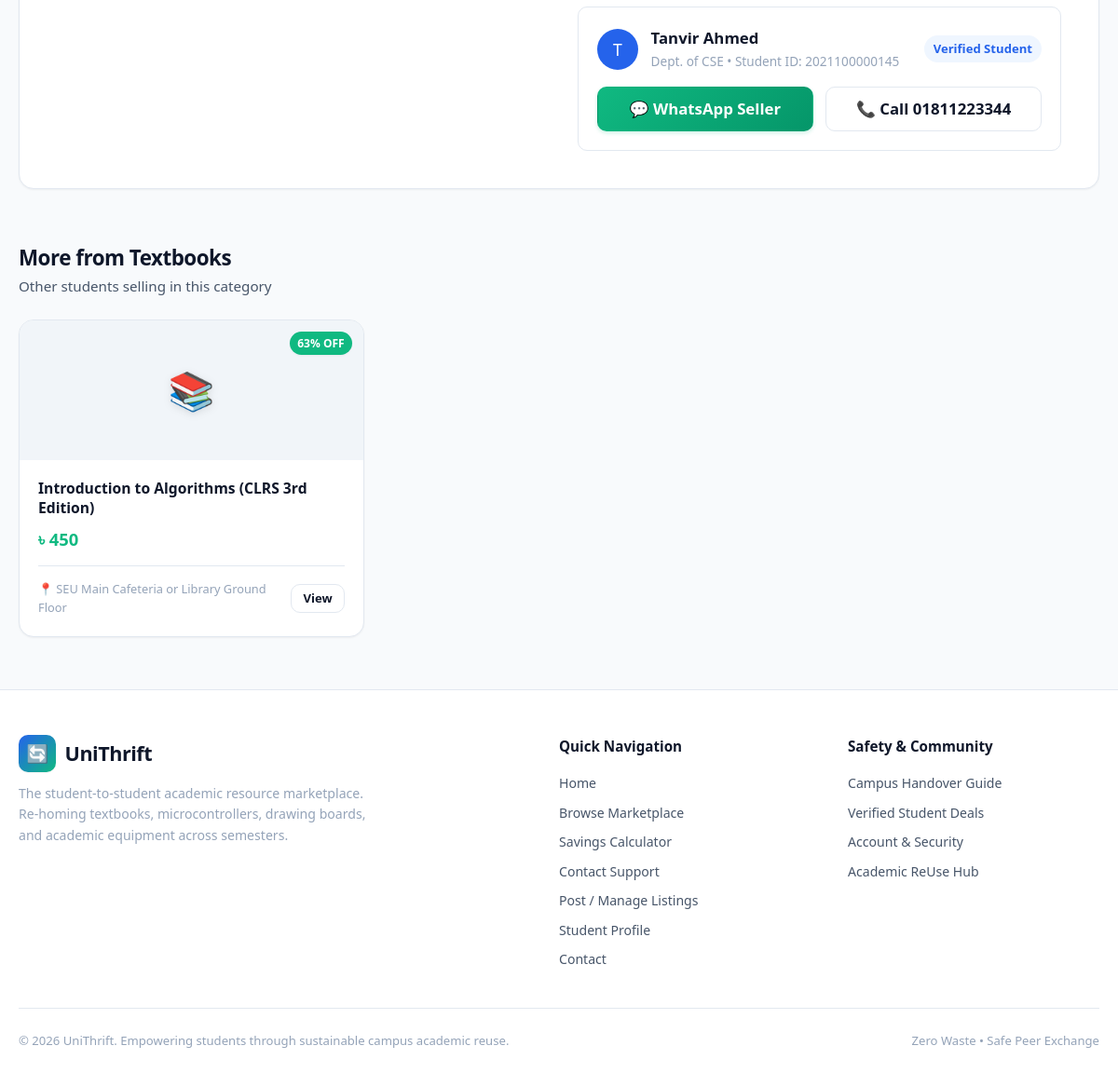
The page /item_details.php?id=6 (lower part) on the database as committed earlier.
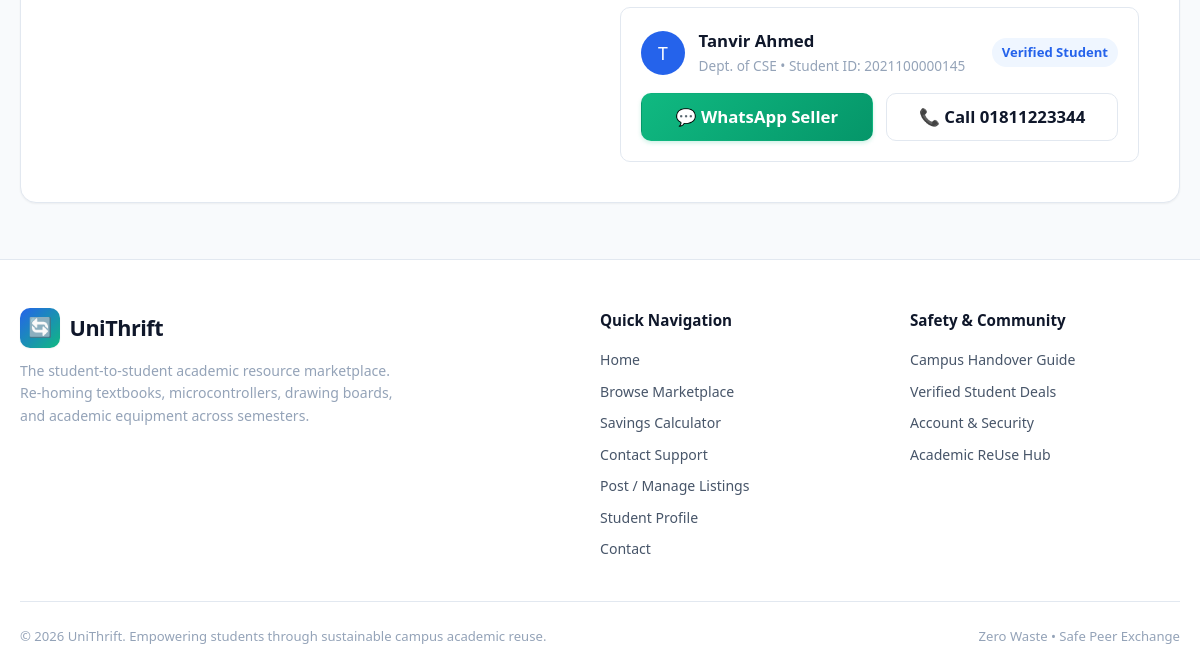
The same page on the database as committed later.
### tables this page shows
CREATE TABLE `items` (
  `id` int(11) NOT NULL AUTO_INCREMENT,
  `user_id` int(11) NOT NULL,
  `title` varchar(150) NOT NULL,
  `category` enum('Textbooks','Lab Gear & Kits','Drawing & Tools','Electronics & Calculators','Other') NOT NULL,
  `course_code` varchar(20) DEFAULT NULL,
  `item_condition` enum('Like New','Gently Used','Fair') NOT NULL,
  `original_price` decimal(10,2) NOT NULL,
  `selling_price` decimal(10,2) NOT NULL,
  `description` text NOT NULL,
  `meetup_location` varchar(120) NOT NULL,
  `image_icon` varchar(10) DEFAULT '?',
  `image_url` varchar(255) DEFAULT NULL,
  `status` enum('Available','Reserved','Sold') DEFAULT 'Available',
  `created_at` timestamp NOT NULL DEFAULT current_timestamp(),
  `updated_at` timestamp NOT NULL DEFAULT current_timestamp() ON UPDATE current_timestamp(),
  PRIMARY KEY (`id`),
  KEY `user_id` (`user_id`),
  CONSTRAINT `items_ibfk_1` FOREIGN KEY (`user_id`) REFERENCES `users` (`id`) ON DELETE CASCADE
);

CREATE TABLE `users` (
  `id` int(11) NOT NULL AUTO_INCREMENT,
  `student_id` varchar(30) NOT NULL,
  `full_name` varchar(100) NOT NULL,
  `email` varchar(100) NOT NULL,
  `phone` varchar(25) NOT NULL,
  `department` varchar(50) DEFAULT 'CSE',
  `role` varchar(20) DEFAULT 'student',
  `password_hash` varchar(255) NOT NULL,
  `created_at` timestamp NOT NULL DEFAULT current_timestamp(),
  PRIMARY KEY (`id`),
  UNIQUE KEY `student_id` (`student_id`),
  UNIQUE KEY `email` (`email`)
);

### includes/auth_check.php (called while the page is built, shortened)
<?php
function is_logged_in(): bool {
    return !empty($_SESSION['user_id']);
}
function current_user(): ?array {
    if (!is_logged_in()) {
        return null;
    }
    return [
        'id'          => $_SESSION['user_id'],
        'student_id'  => $_SESSION['student_id'] ?? '',
        'full_name'   => $_SESSION['full_name'] ?? 'Student',
        'email'       => $_SESSION['email'] ?? '',
        'role'        => $_SESSION['role'] ?? 'student',
        'department'  => $_SESSION['department'] ?? 'CSE',
        'phone'       => $_SESSION['phone'] ?? ''
    ];
}
function format_price($amount): string {
    return APP_CURRENCY . ' ' . number_format((float)$amount, 0);
}
function calc_discount_pct($original, $selling): int {
    $orig = (float)$original;
    $sell = (float)$selling;
    return (int)round((($orig - $sell) / $orig) * 100);
}

### item_details.php (the view, shortened to what the changed rows need)
<?php
require_once __DIR__ . '/config/db.php';
require_once __DIR__ . '/includes/auth_check.php';
$itemId = isset($_GET['id']) ? (int)$_GET['id'] : 0;
$item = null;
$relatedItems = [];
try {
    $stmt = $pdo->prepare("
        SELECT i.*, u.full_name as seller_name, u.email as seller_email,
               u.phone as seller_phone, u.department as seller_dept, u.student_id as seller_sid
        FROM items i
        JOIN users u ON i.user_id = u.id
        WHERE i.id = :id
        LIMIT 1
    ");
    $stmt->execute([':id' => $itemId]);
    $item = $stmt->fetch();
    $relStmt = $pdo->prepare("
        SELECT * FROM items
        WHERE category = :cat AND id != :id AND status = 'Available'
        ORDER BY id DESC LIMIT 3
    ");
    $relStmt->execute([':cat' => $item['category'], ':id' => $itemId]);
    $relatedItems = $relStmt->fetchAll();
} catch (PDOException $e) {
    set_flash('error', 'Database error: ' . $e->getMessage());
    header("Location: marketplace.php");
    exit();
}
require_once __DIR__ . '/includes/header.php';
$rawPhone = preg_replace('/[^0-9]/', '', $item['seller_phone']);
if (strlen($rawPhone) === 11 && str_starts_with($rawPhone, '01')) {
    $waPhone = '88' . $rawPhone;
} else {
    $waPhone = $rawPhone;
}
$waMessage = rawurlencode("Hi {$item['seller_name']}, I found your listing \"{$item['title']}\" on UniThrift. Is it still available for campus meetup?");
$waLink = "https://wa.me/{$waPhone}?text={$waMessage}";
$isOwner = ($currentUser && $currentUser['id'] == $item['user_id']);
?>
<div class="container" style="padding-top: 2rem; padding-bottom: 3.5rem;">
    <div class="detail-layout">
        <div class="detail-info">
            <div class="seller-card">
                <div style="display: flex; align-items: center; justify-content: space-between; margin-bottom: 1rem;">
                    <div style="display: flex; align-items: center; gap: 0.85rem;">
                        <div class="user-avatar-sm" style="width: 44px; height: 44px; font-size: 1.1rem;">
                            <?= strtoupper(substr($item['seller_name'], 0, 1)) ?>
                        </div>
                        <div>
                            <div style="font-weight: 800; font-size: 1.05rem;"><?= htmlspecialchars($item['seller_name']) ?></div>
                            <div style="font-size: 0.85rem; color: var(--text-muted);">
                                Dept. of <?= htmlspecialchars($item['seller_dept']) ?> &bull; Student ID: <?= htmlspecialchars($item['seller_sid']) ?>
                            </div>
                        </div>
                    </div>
                </div>
                <?php if ($isOwner): ?>
                    <div style="background: var(--primary-light); padding: 1rem; border-radius: var(--radius-md); text-align: center; border: 1px solid var(--primary-border);">
                        <p style="font-size: 0.9rem; font-weight: 600; color: var(--primary); margin-bottom: 0.75rem;">
                            ℹ️ This is your listing.
                        </p>
                        <a href="my_listings.php" class="btn btn-primary" style="width: 100%;">
                            ✏️ Edit or Change Status in My Listings
                        </a>
                    </div>
                <?php else: ?>
                    <div style="display: flex; gap: 0.85rem; flex-wrap: wrap;">
                        <a href="<?= htmlspecialchars($waLink) ?>" target="_blank" rel="noopener noreferrer" class="btn btn-accent btn-lg" style="flex: 1; min-width: 180px;">
                            💬 WhatsApp Seller
                        </a>
                        <a href="tel:<?= htmlspecialchars($item['seller_phone']) ?>" class="btn btn-outline btn-lg" style="flex: 1; min-width: 180px;">
                            📞 Call <?= htmlspecialchars($item['seller_phone']) ?>
                        </a>
                    </div>
                <?php endif; ?>
            </div>
        </div>
    </div>
    <?php if (!empty($relatedItems)): ?>
        <div style="margin-top: 3.5rem;">
            <div class="section-header" style="margin-bottom: 1.5rem;">
                <div>
                    <h3 class="section-title" style="font-size: 1.4rem;">More from <?= htmlspecialchars($item['category']) ?></h3>
                    <p class="section-desc">Other students selling in this category</p>
                </div>
            </div>
            <div class="items-grid">
                <?php foreach ($relatedItems as $rel): ?>
                    <?php $relDiscount = calc_discount_pct($rel['original_price'], $rel['selling_price']); ?>
                    <div class="item-card">
                        <div class="card-img-wrap" style="height: 150px;">
                            <span class="card-img-placeholder" style="font-size: 2.5rem;"><?= htmlspecialchars($rel['image_icon'] ?? '📦') ?></span>
                            <?php if ($relDiscount > 0): ?>
                                <span class="card-badge-discount"><?= $relDiscount ?>% OFF</span>
                            <?php endif; ?>
                        </div>
                        <div class="card-body">
                            <h4 class="card-title" style="font-size: 0.98rem;">
                                <a href="item_details.php?id=<?= (int)$rel['id'] ?>" style="color: inherit;">
                                    <?= htmlspecialchars($rel['title']) ?>
                                </a>
                            </h4>
                            <div class="card-price-row">
                                <span class="price-current" style="font-size: 1.15rem;"><?= format_price($rel['selling_price']) ?></span>
                            </div>
                            <div class="card-footer">
                                <span>📍 <?= htmlspecialchars($rel['meetup_location']) ?></span>
                                <a href="item_details.php?id=<?= (int)$rel['id'] ?>" class="btn btn-outline btn-sm">View</a>
                            </div>
                        </div>
                    </div>
                <?php endforeach; ?>
            </div>
        </div>
    <?php endif; ?>
</div>
<?php require_once __DIR__ . '/includes/footer.php'; ?>

Rows that differ between the two databases and show on the page:
removed items: image_icon "📚", relDiscount "63", title "Introduction to Algorithms (CLRS 3rd Edition)", selling_price "৳ 450", meetup_location "SEU Main Cafeteria or Library Ground Floor"
shown differently, row unchanged: items "Tanvir Ahmed": category "Textbooks" → (not shown)
Other text that changed with them:
text no longer shown: "More from Other students selling in this category"
